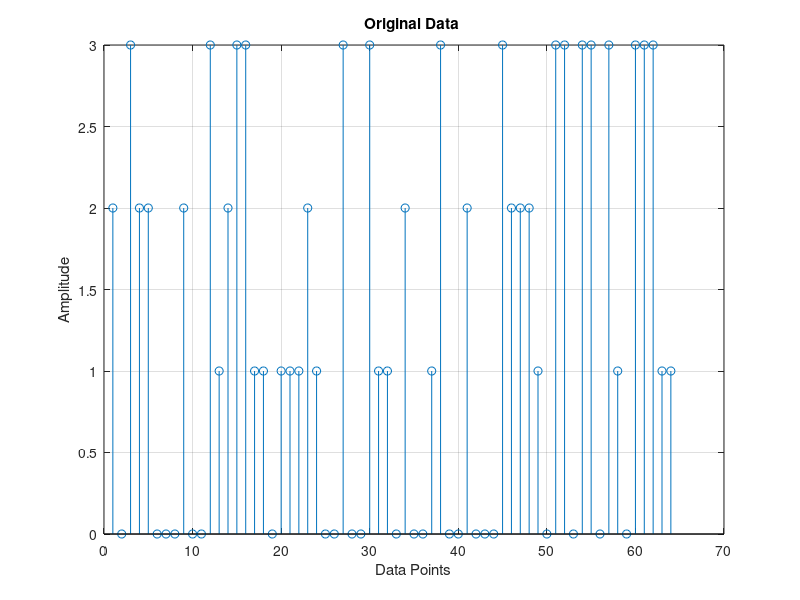
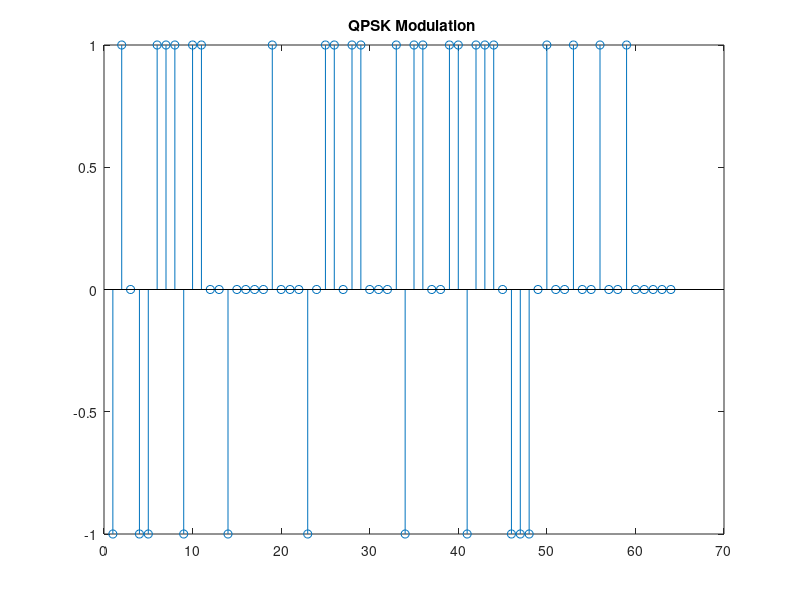
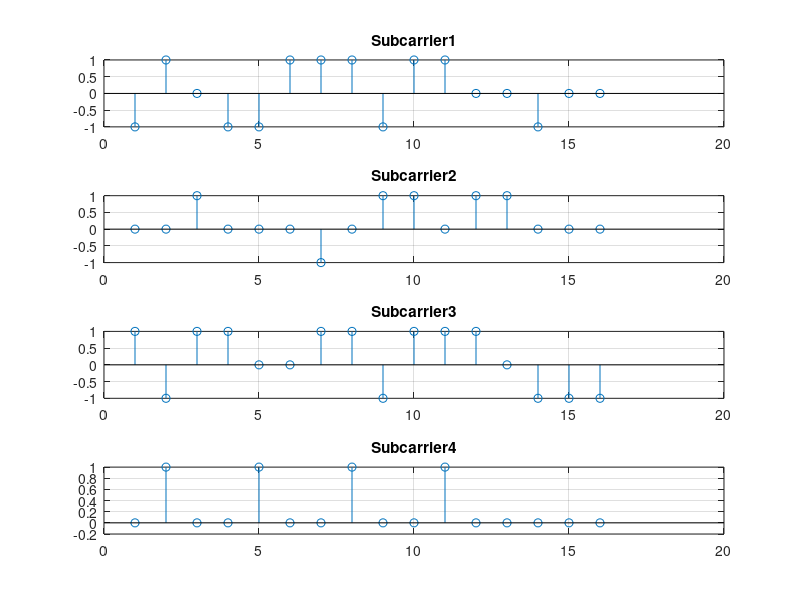
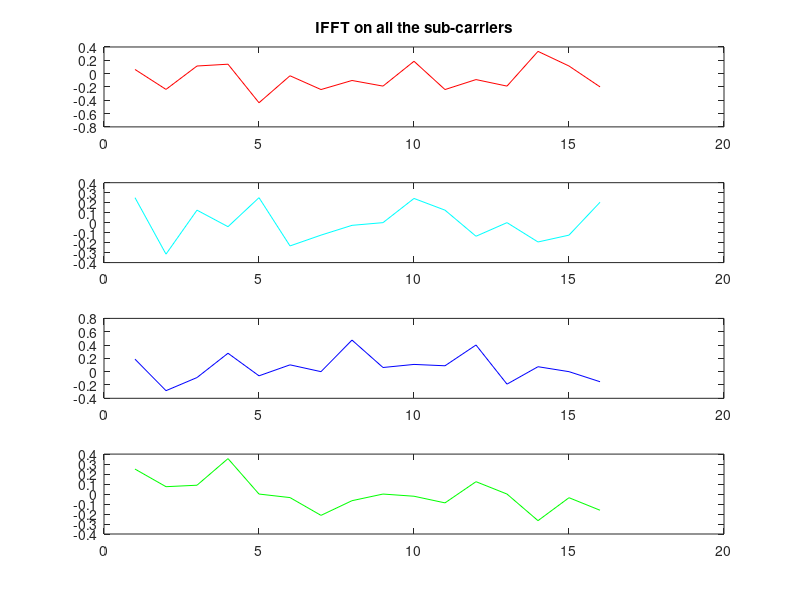

Source code (MATLAB) for these figures, in order:
clc;
clear all;
close all;
%..............................................................
% Initiation
%..............................................................
no_of_data_bits = 64%Number of bits per channel extended to 128
M =4 %Number of subcarrier channel
n=256;%Total number of bits to be transmitted at the transmitter
block_size = 16; %Size of each OFDM block to add cyclic prefix
cp_len = floor(0.1 * block_size); %Length of the cyclic prefix
%............................................................
% Transmitter
%.........................................................
%.........................................................
% Source generation and modulation
%........................................................
% Generate random data source to be transmitted of length 64
data = randsrc(1, no_of_data_bits, 0:M-1);
figure(1),stem(data); grid on; xlabel('Data Points'); ylabel('Amplitude')
title('Original Data ')
% Perform QPSK modulation on the input source data
qpsk_modulated_data = pskmod(data, M);
figure(2),stem(qpsk_modulated_data);title('QPSK Modulation ')
%............................................................
%.............................................................
% Converting the series data stream into four parallel data stream to form
% four sub carriers
S2P = reshape(qpsk_modulated_data, no_of_data_bits/M,M)
Sub_carrier1 = S2P(:,1)
Sub_carrier2 = S2P(:,2)
Sub_carrier3 = S2P(:,3)
Sub_carrier4 = S2P(:,4)
figure(3), subplot(4,1,1),stem(Sub_carrier1),title('Subcarrier1'),grid on;
subplot(4,1,2),stem(Sub_carrier2),title('Subcarrier2'),grid on;
subplot(4,1,3),stem(Sub_carrier3),title('Subcarrier3'),grid on;
subplot(4,1,4),stem(Sub_carrier4),title('Subcarrier4'),grid on;
%..................................................................
%..................................................................
% IFFT OF FOUR SUB_CARRIERS
%.................................................................
%..............................................................
number_of_subcarriers=4;
cp_start=block_size-cp_len;
ifft_Subcarrier1 = ifft(Sub_carrier1)
ifft_Subcarrier2 = ifft(Sub_carrier2)
ifft_Subcarrier3 = ifft(Sub_carrier3)
ifft_Subcarrier4 = ifft(Sub_carrier4)
figure(4), subplot(4,1,1),plot(real(ifft_Subcarrier1),'r'),
title('IFFT on all the sub-carriers')
subplot(4,1,2),plot(real(ifft_Subcarrier2),'c')
subplot(4,1,3),plot(real(ifft_Subcarrier3),'b')
subplot(4,1,4),plot(real(ifft_Subcarrier4),'g')
%...........................................................
%...........................................................
% ADD-CYCLIC PREFIX %..........................................................
%............................................................
for i=1:number_of_subcarriers,
ifft_Subcarrier(:,i) = ifft((S2P(:,i)),16)% 16 is the ifft point
for j=1:cp_len,
cyclic_prefix(j,i) = ifft_Subcarrier(j+cp_start,i)
end
Append_prefix(:,i) = vertcat( cyclic_prefix(:,i), ifft_Subcarrier(:,i))
% Appends prefix to each subcarriers
end
A1=Append_prefix(:,1);
A2=Append_prefix(:,2);
A3=Append_prefix(:,3);
A4=Append_prefix(:,4);
figure(5), subplot(4,1,1),plot(real(A1),'r'),title('Cyclic prefix added to all the sub-carriers')
subplot(4,1,2),plot(real(A2),'c')
subplot(4,1,3),plot(real(A3),'b')
subplot(4,1,4),plot(real(A4),'g')
figure(11),plot((real(A1)),'r'),title('Orthogonality'),hold on ,plot((real(A2)),'c'),hold on ,
plot((real(A3)),'b'),hold on ,plot((real(A4)),'g'),hold on ,grid on
%Convert to serial stream for transmission
[rows_Append_prefix cols_Append_prefix]=size(Append_prefix)
len_ofdm_data = rows_Append_prefix*cols_Append_prefix
% OFDM signal to be transmitted
ofdm_signal = reshape(Append_prefix, 1, len_ofdm_data);
figure(6),plot(real(ofdm_signal)); xlabel('Time'); ylabel('Amplitude');
title('OFDM Signal');grid on;
%...............................................................
%.............................................................
channel = randn(1,2) + sqrt(-1)*randn(1,2);
after_channel = filter(channel, 1, ofdm_signal);
awgn_noise = awgn(zeros(1,length(after_channel)),0);
recvd_signal = awgn_noise+after_channel; % With AWGN noise
figure(7),plot(real(recvd_signal)),xlabel('Time'); ylabel('Amplitude');
title('OFDM Signal after passing through channel');grid on;
%...........................................................
%%..........................................................
recvd_signal_paralleled = reshape(recvd_signal,rows_Append_prefix, cols_Append_prefix);
%........................................................
%........................................................
% Remove cyclic Prefix
%.......................................................
%......................................................
recvd_signal_paralleled(1:cp_len,:)=[];
R1=recvd_signal_paralleled(:,1);
R2=recvd_signal_paralleled(:,2);
R3=recvd_signal_paralleled(:,3);
R4=recvd_signal_paralleled(:,4);
figure(8),plot((imag(R1)),'r'),subplot(4,1,1),plot(real(R1),'r'),
title('Cyclic prefix removed from the four sub-carriers')
subplot(4,1,2),plot(real(R2),'c')
subplot(4,1,3),plot(real(R3),'b')
subplot(4,1,4),plot(real(R4),'g')
%...................................................
%...................................................
% FFT Of recievied signal
for i=1:number_of_subcarriers,
% FFT
fft_data(:,i) = fft(recvd_signal_paralleled(:,i),16);
end
F1=fft_data(:,1);
F2=fft_data(:,2);
F3=fft_data(:,3);
F4=fft_data(:,4);
figure(9), subplot(4,1,1),plot(real(F1),'r'),title('FFT of all the four sub-carriers')
subplot(4,1,2),plot(real(F2),'c')
subplot(4,1,3),plot(real(F3),'b')
subplot(4,1,4),plot(real(F4),'g')
%................................
%..............................
% Signal Reconstructed
%..................................
%..................................
% Conversion to serial and demodulationa
recvd_serial_data = reshape(fft_data, 1,(16*4));
qpsk_demodulated_data = pskdemod(recvd_serial_data,4);
figure(10)
stem(data)
hold on
stem(qpsk_demodulated_data,'rx');
grid on;xlabel('Data Points');ylabel('Amplitude');
title('Recieved Signal with error')